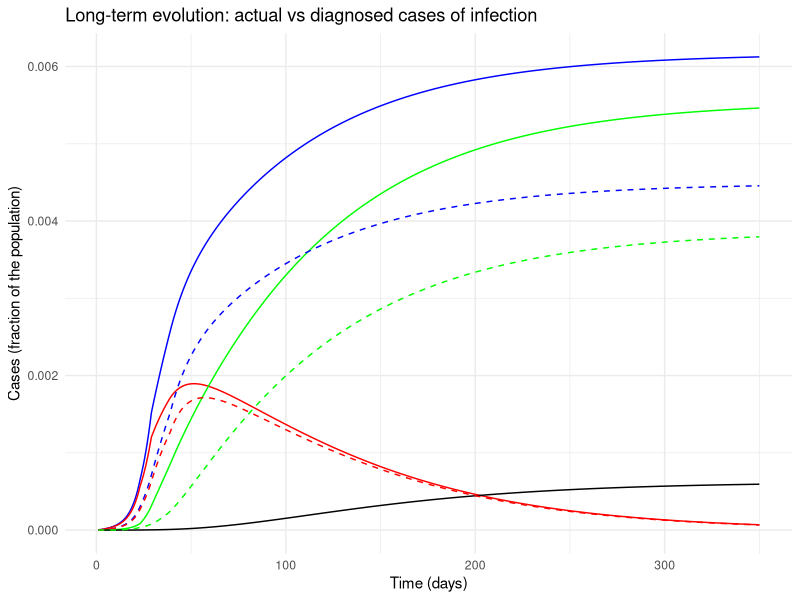
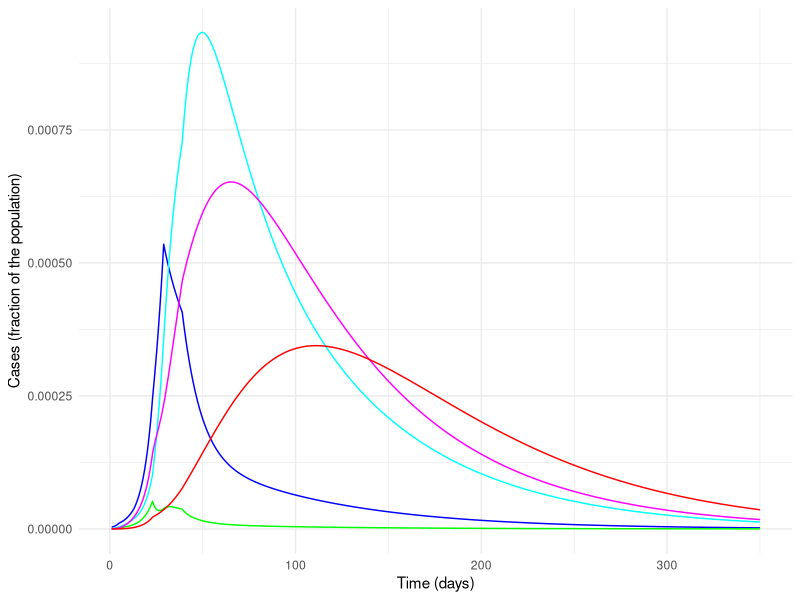

Recreate these plots in R, in order.
## ---- chunk 1
#######################################
# DATA
#######################################

# Italian population
population <- 60e6

# Data from 20 February to 5 April (46 days):
# Total Cases
TotalCases <- c(3, 20, 79, 132, 219, 322, 400, 650, 888, 1128, 1694, 2036, 2502, 3089, 3858, 4636, 5883, 7375, 9172, 10149, 12462, 15113, 17660, 21157, 24747, 27980, 31506, 35713, 41035, 47021, 53578, 59138, 63927, 69176, 74386, 80539, 86498, 92472, 97689, 101739, 105792, 110574, 115242, 119827, 124632, 128948) / population # D+R+T+E+diagnosed_H
# Deaths
Deaths <- c(0, 1, 2, 2, 5, 10, 12, 17, 21, 29, 34, 52, 79, 107, 148, 197, 233, 366, 463, 631, 827, 1016, 1266, 1441, 1809, 2158, 2503, 2978, 3405, 4032, 4825, 5476, 6077, 6820, 7503, 8165, 9134, 10023, 10779, 11591, 12428, 13155, 13915, 14681, 15362, 15887) / population # E
# Recovered
Recovered <- c(0, 0, 0, 1, 1, 1, 3, 45, 46, 50, 83, 149, 160, 276, 414, 523, 589, 622, 724, 1004, 1045, 1258, 1439, 1966, 2335, 2749, 2941, 4025, 4440, 5129, 6072, 7024, 7432, 8326, 9362, 10361, 10950, 12384, 13030, 14620, 15729, 16847, 18278, 19758, 20996, 21815) / population # H_diagnosed
# Currently Positive
Positive <- c(3, 19, 77, 129, 213, 311, 385, 588, 821, 1049, 1577, 1835, 2263, 2706, 3296, 3916, 5061, 6387, 7985, 8514, 10590, 12839, 14955, 17750, 20603, 23073, 26062, 28710, 33190, 37860, 42681, 46638, 50418, 54030, 57521, 62013, 66414, 70065, 73880, 75528, 77635, 80572, 83049, 85388, 88274, 91246) / population # D+R+T

# Data from 23 February to 5 April (from day 4 to day 46)
# Currently positive: isolated at home
HomeIsolation <- c(49, 91, 162, 221, 284, 412, 543, 798, 927, 1000, 1065, 1155, 1060, 1843, 2180, 2936, 2599, 3724, 5036, 6201, 7860, 9268, 10197, 11108, 12090, 14935, 19185, 22116, 23783, 26522, 28697, 30920, 33648, 36653, 39533, 42588, 43752, 45420, 48134, 50456, 52579, 55270, 58320) / population # D
# Currently positive: hospitalised
Hospitalised <- c(54, 99, 114, 128, 248, 345, 401, 639, 742, 1034, 1346, 1790, 2394, 2651, 3557, 4316, 5038, 5838, 6650, 7426, 8372, 9663, 11025, 12894, 14363, 15757, 16020, 17708, 19846, 20692, 21937, 23112, 24753, 26029, 26676, 27386, 27795, 28192, 28403, 28540, 28741, 29010, 28949) / population # R
# Currently positive: ICU
ICU <- c(26, 23, 35, 36, 56, 64, 105, 140, 166, 229, 295, 351, 462, 567, 650, 733, 877, 1028, 1153, 1328, 1518, 1672, 1851, 2060, 2257, 2498, 2655, 2857, 3009, 3204, 3396, 3489, 3612, 3732, 3856, 3906, 3981, 4023, 4035, 4053, 4068, 3994, 3977) / population # T
## ---- chunk 2
# Simulation horizon: CAN BE MODIFIED AT ONE'S WILL PROVIDED THAT IT IS AT
# LEAST EQUAL TO THE NUMBER OF DAYS FOR WHICH DATA ARE AVAILABLE
horizon <- 350

# Plot yes/no: SET TO 1 IF PDF FIGURES MUST BE GENERATED, 0 OTHERWISE
plotPDF <- 0

# Time-step for Euler discretisation of the continuous-time system
step <- 0.01

# Transmission rate due to contacts with UNDETECTED asymptomatic infected
alpha <- 0.57
# Transmission rate due to contacts with DETECTED asymptomatic infected
beta <- 0.0114
# Transmission rate due to contacts with UNDETECTED symptomatic infected
gamma <- 0.456
# Transmission rate due to contacts with DETECTED symptomatic infected
delta <- 0.0114

# Detection rate for ASYMPTOMATIC
epsilon <- 0.171
# Detection rate for SYMPTOMATIC
theta <- 0.3705

# Worsening rate: UNDETECTED asymptomatic infected becomes symptomatic
zeta <- 0.1254
# Worsening rate: DETECTED asymptomatic infected becomes symptomatic
eta <- 0.1254

# Worsening rate: UNDETECTED symptomatic infected develop life-threatening
# symptoms
mu <- 0.0171
# Worsening rate: DETECTED symptomatic infected develop life-threatening
# symptoms
nu <- 0.0274

# Mortality rate for infected with life-threatening symptoms
tau <- 0.01

# Recovery rate for undetected asymptomatic infected
lambda <- 0.0342
# Recovery rate for detected asymptomatic infected
rho <- 0.0342
# Recovery rate for undetected symptomatic infected
kappa <- 0.0171
# Recovery rate for detected symptomatic infected
xi <- 0.0171
# Recovery rate for life-threatened symptomatic infected
sigma <- 0.0171

# DEFINITIONS

# Parameters
r1 <- epsilon + zeta + lambda
r2 <- eta + rho
r3 <- theta + mu + kappa
r4 <- nu + xi
r5 <- sigma + tau

# Initial R0
initial_R0 <- alpha / r1 + beta * epsilon / (r1 * r2) + gamma * zeta / (r1 * r3) + delta * eta * epsilon / (r1 * r2 * r4) + delta * zeta * theta / (r1 * r3 * r4)

# Time horizon
t <- seq(1, horizon, by = step)

# Vectors for time evolution of variables
S <- numeric(length(t))
I <- numeric(length(t))
D <- numeric(length(t))
A <- numeric(length(t))
R <- numeric(length(t))
T <- numeric(length(t))
H <- numeric(length(t))
diagnosed_H <- numeric(length(t)) # DIAGNOSED recovered only
E <- numeric(length(t))

# Vectors for time evolution of actual/perceived Case Fatality Rate
M <- numeric(length(t))
P <- numeric(length(t))

# INITIAL CONDITIONS

I[1] <- 200 / population
D[1] <- 20 / population
A[1] <- 1 / population
R[1] <- 2 / population
T[1] <- 0.00
H[1] <- 0.00
E[1] <- 0.00
S[1] <- 1 - I[1] - D[1] - A[1] - R[1] - T[1] - H[1] - E[1]

diagnosed_H[1] <- 0.00 # DIAGNOSED recovered only
actual_infected <- numeric(length(t))
actual_infected[1] <- I[1] + D[1] + A[1] + R[1] + T[1] # Actual currently infected

M[1] <- 0
P[1] <- 0

# Whole state vector
x <- c(S[1], I[1], D[1], A[1], R[1], T[1], H[1], E[1], diagnosed_H[1], actual_infected[1])
## ---- chunk 3
# SIMULATION

# "Control" binary variables to compute the new R0 every time a policy has
# changed the parameters
plotted <- 0
plotted1 <- 0
plotted_bis <- 0
plotted_tris <- 0
plotted_quat <- 0

for (i in 2:length(t)) {
  
  if (i > 4 / step) { # Basic social distancing (awareness, schools closed)
    alpha <- 0.4218
    gamma <- 0.285
    beta <- 0.0057
    delta <- 0.0057
    if (plotted == 0) { # Compute the new R0
      r1 <- epsilon + zeta + lambda
      r2 <- eta + rho
      r3 <- theta + mu + kappa
      r4 <- nu + xi
      r5 <- sigma + tau
      R0_primemisure <- alpha / r1 + beta * epsilon / (r1 * r2) + gamma * zeta / (r1 * r3) + delta * eta * epsilon / (r1 * r2 * r4) + delta * zeta * theta / (r1 * r3 * r4)
      plotted <- 1
    }
  }
  
  if (i > 12 / step) {
    # Screening limited to / focused on symptomatic subjects
    epsilon <- 0.1425
    if (plotted1 == 0) {
      r1 <- epsilon + zeta + lambda
      r2 <- eta + rho
      r3 <- theta + mu + kappa
      r4 <- nu + xi
      r5 <- sigma + tau
      R0_primemisureeps <- alpha / r1 + beta * epsilon / (r1 * r2) + gamma * zeta / (r1 * r3) + delta * eta * epsilon / (r1 * r2 * r4) + delta * zeta * theta / (r1 * r3 * r4)
      plotted1 <- 1
    }
  }
  
  if (i > 22 / step) { # Social distancing: lockdown, mild effect
      
    alpha <- 0.36
    beta <- 0.005
    gamma <- 0.2
    delta <- 0.005
    
    mu <- 0.008
    nu <- 0.015
    
    zeta <- 0.034
    eta <- 0.034
    
    lambda <- 0.08
    rho <- 0.0171
    kappa <- 0.0171
    xi <- 0.0171
    sigma <- 0.0171
    
    if (plotted_bis == 0) { # Compute the new R0
      r1 <- epsilon + zeta + lambda
      r2 <- eta + rho
      r3 <- theta + mu + kappa
      r4 <- nu + xi
      r5 <- sigma + tau
      R0_secondemisure <- (alpha * r2 * r3 * r4 + epsilon * beta * r3 * r4 + gamma * zeta * r2 * r4 + delta * eta * epsilon * r3 + delta * zeta * theta * r2) / (r1 * r2 * r3 * r4)
      plotted_bis <- 1
    }
  }
  
  if (i > 28 / step) { # Social distancing: lockdown, strong effect

    alpha <- 0.21
    gamma <- 0.11

    if (plotted_tris == 0) { # Compute the new R0
      r1 <- epsilon + zeta + lambda
      r2 <- eta + rho
      r3 <- theta + mu + kappa
      r4 <- nu + xi
      r5 <- sigma + tau
      R0_terzemisure <- (alpha * r2 * r3 * r4 + epsilon * beta * r3 * r4 + gamma * zeta * r2 * r4 + delta * eta * epsilon * r3 + delta * zeta * theta * r2) / (r1 * r2 * r3 * r4)
      plotted_tris <- 1
    }
  }

  if (i > 38 / step) { # Broader diagnosis campaign

    epsilon <- 0.2
    rho <- 0.02
    kappa <- 0.02
    xi <- 0.02
    sigma <- 0.01

    zeta <- 0.025
    eta <- 0.025

    if (plotted_quat == 0) { # Compute the new R0
      r1 <- epsilon + zeta + lambda
      r2 <- eta + rho
      r3 <- theta + mu + kappa
      r4 <- nu + xi
      r5 <- sigma + tau
      R0_quartemisure <- (alpha * r2 * r3 * r4 + epsilon * beta * r3 * r4 + gamma * zeta * r2 * r4 + delta * eta * epsilon * r3 + delta * zeta * theta * r2) / (r1 * r2 * r3 * r4)
      plotted_quat <- 1
    }
  }

  # Compute the system evolution

B <- matrix(c(-alpha * x[2] - beta * x[3] - gamma * x[4] - delta * x[5], 0, 0, 0, 0, 0, 0, 0, 0, 0,
                alpha * x[2] + beta * x[3] + gamma * x[4] + delta * x[5], -(epsilon + zeta + lambda), 0, 0, 0, 0, 0, 0, 0, 0,
                0, epsilon, -(eta + rho), 0, 0, 0, 0, 0, 0, 0,
                0, zeta, 0, -(theta + mu + kappa), 0, 0, 0, 0, 0, 0,
                0, 0, eta, theta, -(nu + xi), 0, 0, 0, 0, 0,
                0, 0, 0, mu, nu, -(sigma + tau), 0, 0, 0, 0,
                0, lambda, rho, kappa, xi, sigma, 0, 0, 0, 0,
                0, 0, 0, 0, 0, tau, 0, 0, 0, 0,
                0, 0, rho, 0, xi, sigma, 0, 0, 0, 0,
                alpha * x[2] + beta * x[3] + gamma * x[4] + delta * x[5], 0, 0, 0, 0, 0, 0, 0, 0, 0),
                nrow = 10, ncol = 10, byrow = TRUE)


  x <- x + B %*% x * step

  # Update variables

  S[i] <- x[1]
  I[i] <- x[2]
  D[i] <- x[3]
  A[i] <- x[4]
  R[i] <- x[5]
  T[i] <- x[6]
  H[i] <- x[7]
  E[i] <- x[8]

  diagnosed_H[i] <- x[9]
  actual_infected[i] <- x[10]

  # Update Case Fatality Rate

  M[i] <- E[i] / (S[1] - S[i])
  P[i] <- E[i] / ((epsilon * r3 + (theta + mu) * zeta) * (I[1] + S[1] - I[i] - S[i]) / (r1 * r3) + (theta + mu) * (A[1] - A[i]) / r3)

}

# Final Values

# Variables
Sbar <- S[length(t)]
Ibar <- I[length(t)]
Dbar <- D[length(t)]
Abar <- A[length(t)]
Rbar <- R[length(t)]
Tbar <- T[length(t)]
Hbar <- H[length(t)]
Ebar <- E[length(t)]

# Case fatality rate
Mbar <- M[length(t)]
Pbar <- P[length(t)]

# Case fatality rate from formulas
Mbar1 <- Ebar / (S[1] - Sbar)
Pbar1 <- Ebar / ((epsilon * r3 + (theta + mu) * zeta) * (I[1] + S[1] - Sbar - Ibar) / (r1 * r3) + (theta + mu) * (A[1] - Abar) / r3)

## ---- chunk 4
library(ggplot2)
library(gridExtra)

# Long-term evolution: actual vs diagnosed cases of infection
plot1 <- ggplot(data.frame(t = t, actual_infected = actual_infected, I = I, D = D, A = A, R = R, T = T, H = H, E = E, diagnosed_H = diagnosed_H), aes(t)) +
  geom_line(aes(y = actual_infected, color = "Cumulative Infected")) +
  geom_line(aes(y = I + D + A + R + T, color = "Current Total Infected")) +
  geom_line(aes(y = H, color = "Recovered")) +
  geom_line(aes(y = E, color = "Deaths")) +
  geom_line(aes(y = D + R + T + E + diagnosed_H, linetype = "Diagnosed Cumulative Infected", color = "Diagnosed Cumulative Infected")) +
  geom_line(aes(y = D + R + T, linetype = "Diagnosed Current Total Infected", color = "Diagnosed Current Total Infected")) +
  geom_line(aes(y = diagnosed_H, linetype = "Diagnosed Recovered", color = "Diagnosed Recovered")) +
  labs(x = "Time (days)", y = "Cases (fraction of the population)", title = "Long-term evolution: actual vs diagnosed cases of infection") +
  scale_color_manual(values = c("Cumulative Infected" = "blue", "Current Total Infected" = "red", "Recovered" = "green", "Deaths" = "black", "Diagnosed Cumulative Infected" = "blue", "Diagnosed Current Total Infected" = "red", "Diagnosed Recovered" = "green")) +
  scale_linetype_manual(values = c("Diagnosed Cumulative Infected" = "dashed", "Diagnosed Current Total Infected" = "dashed", "Diagnosed Recovered" = "dashed")) +
  theme_minimal() +
  theme(legend.position = "northwest")
print(plot1)

## ---- chunk 5
plot2 <- ggplot(data.frame(t = t, I = I, D = D, A = A, R = R, T = T), aes(t)) +
  geom_line(aes(y = I, color = "Infected ND AS")) +
  geom_line(aes(y = D, color = "Infected D AS")) +
  geom_line(aes(y = A, color = "Infected ND S")) +
  geom_line(aes(y = R, color = "Infected D S")) +
  geom_line(aes(y = T, color = "Infected D IC")) +
  labs(x = "Time (days)", y = "Cases (fraction of the population)") +
  scale_color_manual(values = c("Infected ND AS" = "blue", "Infected D AS" = "cyan", "Infected ND S" = "green", "Infected D S" = "magenta", "Infected D IC" = "red")) +
  theme_minimal() +
  theme(legend.position = "northeast")
print(plot2)
